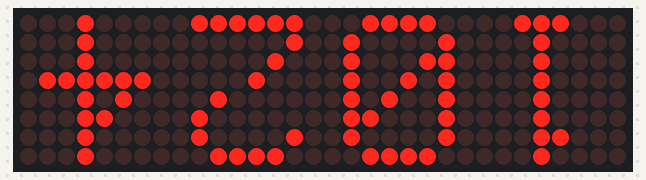
A sketch run on a simulated Arduino Uno, built with avr-gcc and run on an emulated ATmega328P. Shown: 32×8 LED matrix. The local clock reads 2024-03-15 10:24:30 at power-on unless the sketch sets it.

Above: at 0.2 s.
At 30.2 s:
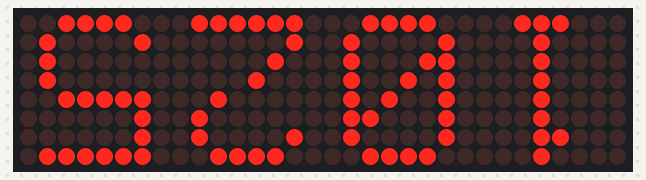
At 90.3 s:
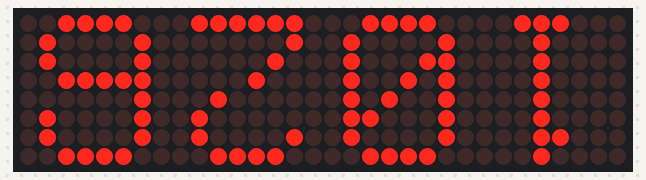

The sketch:

led_matrix.ino
```cpp
#include "LedControl.h"
#include "DS3231.h"
#include <Wire.h>

#define DATA_IN_PIN 12
#define CLK_PIN 11
#define CS_PIN 10

#define DISPLAY_COUNT 4
#define ROW_COUNT 8
#define COL_COUNT 8

LedControl lc = LedControl(DATA_IN_PIN, CLK_PIN, CS_PIN, DISPLAY_COUNT);

byte numbers[][8] = {
    {B00111100, //0
     B01000010,
     B01000110,
     B01001010,
     B01010010,
     B01100010,
     B01000010,
     B00111100},
    {B00001000, //1
     B00011000,
     B00001000,
     B00001000,
     B00001000,
     B00001000,
     B00001000,
     B00011100},
    {B00111100, //2
     B01000010,
     B00000010,
     B00000100,
     B00010000,
     B00100000,
     B01000000,
     B01111110},
    {B01111110, //3
     B00000100,
     B00001000,
     B00010000,
     B00001000,
     B00000100,
     B01000010,
     B00111100},
    {B00001000, //4
     B00001000,
     B00011000,
     B00101000,
     B01111110,
     B00001000,
     B00001000,
     B00001000},
    {B01111110, //5
     B01000000,
     B01000000,
     B01111100,
     B00000010,
     B00000010,
     B01000010,
     B00111100},
    {B00111100, //6
     B01000010,
     B01000010,
     B01000000,
     B01111100,
     B01000010,
     B01000010,
     B00111100},
    {B01111110, //7
     B01000010,
     B00000010,
     B00000100,
     B00001000,
     B00010000,
     B00010000,
     B00010000},
    {B00111100, //8
     B01000010,
     B01000010,
     B00111100,
     B01000010,
     B01000010,
     B01000010,
     B00111100},
    {B00111100, //9
     B01000010,
     B01000010,
     B00111110,
     B00000010,
     B00000010,
     B01000100,
     B00111000}
};
void setup()
{
    for (int d = 0; d < DISPLAY_COUNT; d++)
    {
        lc.shutdown(d, false); // shutdown false => wake up from power saving mode
        lc.setIntensity(d, 0); // Set intensity level 0 for d
        lc.clearDisplay(d);    // Clear Displays clear display d
    }
    Wire.begin();
}

void printNumber(int deviceNumber, int num)
{
    for (int row = 0; row < ROW_COUNT; row++) {
        for (int col = 0; col < COL_COUNT; col++) {
            lc.setLed(deviceNumber, ROW_COUNT-row-1, col, numbers[num][row]>>col & 1);
        }
    }
}


RTClib RTC;
int h1_old, h2_old, m1_old, m2_old;

void loop()
{
    DateTime now = RTC.now();
    int hour = now.hour();
    int min = now.minute();


    // hour digits
    int h1 = hour/10;
    int h2 = hour%10;

    // minute digits
    int m1 = min/10;
    int m2 = min%10;

    if (h1_old != h1 || h1 == 0) printNumber(0,h1);
    if (h2_old != h2 || h2 == 0) printNumber(1,h2);
    if (m1_old != m1 || m1 == 0) printNumber(2,m1);
    if (m2_old != m2 || m2 == 0) printNumber(3,m2);

    h1_old = h1;
    h2_old = h2;
    m1_old = m1;
    m2_old = m2;

    // loop every 30 seconds
    // not every 60 seconds, because if the code compiled exactly at 1200 hours
    // and the refresh duration is 60 seconds, it may be possible that the minute hasn't yet rolled over to the next value
    // which might make it look as if the clock is stuck for ~ 2 minutes.
    delay(30000);
}
```

Measured:
- what the display in image 1 shows lasts 60.1 s, from 30.2 s to 90.3 s
